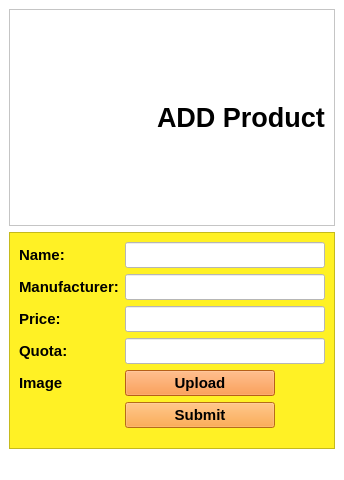
<?xml version="1.0" encoding="UTF-8"?>
<ui version="4.0">
 <class>MainWindow</class>
 <widget class="QMainWindow" name="MainWindow">
  <property name="geometry">
   <rect>
    <x>0</x>
    <y>0</y>
    <width>344</width>
    <height>480</height>
   </rect>
  </property>
  <property name="windowTitle">
   <string>Add Product</string>
  </property>
  <property name="windowIcon">
   <iconset>
    <normaloff>Icons/add_product.png</normaloff>Icons/add_product.png</iconset>
  </property>
  <property name="styleSheet">
   <string notr="true">background-color: rgb(255, 255, 255);</string>
  </property>
  <widget class="QWidget" name="centralwidget">
   <layout class="QVBoxLayout" name="verticalLayout">
    <item>
     <widget class="QFrame" name="frame">
      <property name="styleSheet">
       <string notr="true">background-color: rgb(255, 255, 255);</string>
      </property>
      <property name="frameShape">
       <enum>QFrame::StyledPanel</enum>
      </property>
      <property name="frameShadow">
       <enum>QFrame::Raised</enum>
      </property>
      <layout class="QHBoxLayout" name="horizontalLayout">
       <item>
        <widget class="QLabel" name="label">
         <property name="styleSheet">
          <string notr="true">background-color: rgb(255, 255, 255);</string>
         </property>
         <property name="text">
          <string/>
         </property>
         <property name="pixmap">
          <pixmap>Icons/addproduct.png</pixmap>
         </property>
        </widget>
       </item>
       <item>
        <widget class="QLabel" name="label_3">
         <property name="font">
          <font>
           <pointsize>20</pointsize>
           <weight>75</weight>
           <bold>true</bold>
          </font>
         </property>
         <property name="styleSheet">
          <string notr="true">background-color: rgb(255, 255, 255);</string>
         </property>
         <property name="text">
          <string>ADD Product</string>
         </property>
        </widget>
       </item>
      </layout>
     </widget>
    </item>
    <item>
     <widget class="QFrame" name="frame_2">
      <property name="styleSheet">
       <string notr="true">background-color: rgb(255, 241, 37);</string>
      </property>
      <property name="frameShape">
       <enum>QFrame::StyledPanel</enum>
      </property>
      <property name="frameShadow">
       <enum>QFrame::Raised</enum>
      </property>
      <layout class="QFormLayout" name="formLayout">
       <item row="0" column="0">
        <widget class="QLabel" name="label_2">
         <property name="font">
          <font>
           <pointsize>11</pointsize>
           <weight>75</weight>
           <bold>true</bold>
          </font>
         </property>
         <property name="text">
          <string>Name:</string>
         </property>
        </widget>
       </item>
       <item row="1" column="0">
        <widget class="QLabel" name="label_4">
         <property name="font">
          <font>
           <pointsize>11</pointsize>
           <weight>75</weight>
           <bold>true</bold>
          </font>
         </property>
         <property name="text">
          <string>Manufacturer:</string>
         </property>
        </widget>
       </item>
       <item row="2" column="0">
        <widget class="QLabel" name="label_6">
         <property name="font">
          <font>
           <pointsize>11</pointsize>
           <weight>75</weight>
           <bold>true</bold>
          </font>
         </property>
         <property name="text">
          <string>Price:</string>
         </property>
        </widget>
       </item>
       <item row="3" column="0">
        <widget class="QLabel" name="label_7">
         <property name="font">
          <font>
           <pointsize>11</pointsize>
           <weight>75</weight>
           <bold>true</bold>
          </font>
         </property>
         <property name="text">
          <string>Quota:</string>
         </property>
        </widget>
       </item>
       <item row="0" column="1">
        <widget class="QLineEdit" name="Name">
         <property name="font">
          <font>
           <pointsize>11</pointsize>
           <weight>75</weight>
           <bold>true</bold>
          </font>
         </property>
         <property name="styleSheet">
          <string notr="true">background-color: rgb(255, 255, 255);</string>
         </property>
        </widget>
       </item>
       <item row="1" column="1">
        <widget class="QLineEdit" name="Manufacturer">
         <property name="font">
          <font>
           <pointsize>11</pointsize>
           <weight>75</weight>
           <bold>true</bold>
          </font>
         </property>
         <property name="styleSheet">
          <string notr="true">background-color: rgb(255, 255, 255);</string>
         </property>
        </widget>
       </item>
       <item row="2" column="1">
        <widget class="QLineEdit" name="Price">
         <property name="font">
          <font>
           <pointsize>11</pointsize>
           <weight>75</weight>
           <bold>true</bold>
          </font>
         </property>
         <property name="styleSheet">
          <string notr="true">background-color: rgb(255, 255, 255);</string>
         </property>
        </widget>
       </item>
       <item row="3" column="1">
        <widget class="QLineEdit" name="Quota">
         <property name="font">
          <font>
           <pointsize>11</pointsize>
           <weight>75</weight>
           <bold>true</bold>
          </font>
         </property>
         <property name="styleSheet">
          <string notr="true">background-color: rgb(255, 255, 255);</string>
         </property>
        </widget>
       </item>
       <item row="4" column="0">
        <widget class="QLabel" name="label_5">
         <property name="font">
          <font>
           <pointsize>11</pointsize>
           <weight>75</weight>
           <bold>true</bold>
          </font>
         </property>
         <property name="text">
          <string>Image</string>
         </property>
        </widget>
       </item>
       <item row="4" column="1">
        <widget class="QPushButton" name="UploadBtn">
         <property name="sizePolicy">
          <sizepolicy hsizetype="Minimum" vsizetype="Fixed">
           <horstretch>0</horstretch>
           <verstretch>0</verstretch>
          </sizepolicy>
         </property>
         <property name="maximumSize">
          <size>
           <width>150</width>
           <height>16777215</height>
          </size>
         </property>
         <property name="font">
          <font>
           <pointsize>11</pointsize>
           <weight>75</weight>
           <bold>true</bold>
          </font>
         </property>
         <property name="styleSheet">
          <string notr="true">background-color: rgb(255, 146, 57);
background-color: rgb(255, 133, 34);</string>
         </property>
         <property name="text">
          <string>Upload</string>
         </property>
        </widget>
       </item>
       <item row="5" column="1">
        <widget class="QPushButton" name="SubmitBtn">
         <property name="sizePolicy">
          <sizepolicy hsizetype="Expanding" vsizetype="Fixed">
           <horstretch>0</horstretch>
           <verstretch>0</verstretch>
          </sizepolicy>
         </property>
         <property name="maximumSize">
          <size>
           <width>150</width>
           <height>16777215</height>
          </size>
         </property>
         <property name="font">
          <font>
           <pointsize>11</pointsize>
           <weight>75</weight>
           <bold>true</bold>
          </font>
         </property>
         <property name="styleSheet">
          <string notr="true">background-color: rgb(255, 151, 33);</string>
         </property>
         <property name="text">
          <string>Submit</string>
         </property>
        </widget>
       </item>
      </layout>
     </widget>
    </item>
   </layout>
  </widget>
  <widget class="QMenuBar" name="menubar">
   <property name="geometry">
    <rect>
     <x>0</x>
     <y>0</y>
     <width>344</width>
     <height>21</height>
    </rect>
   </property>
  </widget>
  <widget class="QStatusBar" name="statusbar"/>
 </widget>
 <resources/>
 <connections/>
</ui>
